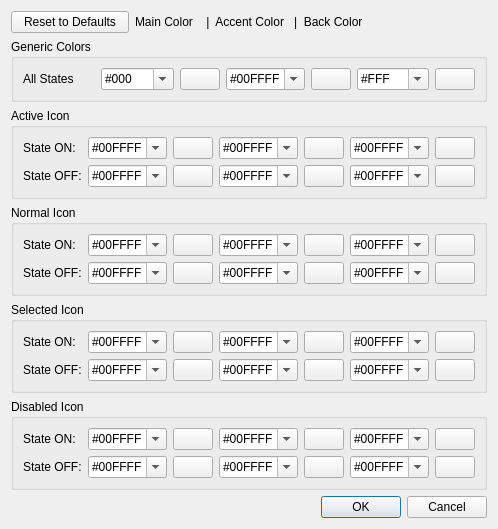
<?xml version="1.0" encoding="UTF-8"?>
<ui version="4.0">
 <class>LC_DlgIconsSetup</class>
 <widget class="QDialog" name="LC_DlgIconsSetup">
  <property name="geometry">
   <rect>
    <x>0</x>
    <y>0</y>
    <width>418</width>
    <height>514</height>
   </rect>
  </property>
  <property name="windowTitle">
   <string>Advanced Icons Styling</string>
  </property>
  <layout class="QGridLayout" name="gridLayout_6">
   <item row="5" column="0" colspan="3">
    <widget class="QGroupBox" name="groupBox_2">
     <property name="title">
      <string>Normal Icon</string>
     </property>
     <layout class="QGridLayout" name="gridLayout_2">
      <item row="0" column="0">
       <widget class="QLabel" name="label_6">
        <property name="text">
         <string>State ON: </string>
        </property>
       </widget>
      </item>
      <item row="0" column="1">
       <widget class="QComboBox" name="cbNormalOnMain">
        <property name="toolTip">
         <string>Color for start handle of entity</string>
        </property>
        <property name="accessibleDescription">
         <string notr="true"/>
        </property>
        <property name="editable">
         <bool>true</bool>
        </property>
        <property name="currentText">
         <string/>
        </property>
        <item>
         <property name="text">
          <string notr="true">#00FFFF</string>
         </property>
        </item>
       </widget>
      </item>
      <item row="0" column="2">
       <widget class="QPushButton" name="pbNormalOnMain">
        <property name="sizePolicy">
         <sizepolicy hsizetype="Maximum" vsizetype="Fixed">
          <horstretch>0</horstretch>
          <verstretch>0</verstretch>
         </sizepolicy>
        </property>
        <property name="toolTip">
         <string>Click to select color</string>
        </property>
        <property name="text">
         <string/>
        </property>
        <property name="icon">
         <iconset resource="../../../../../res/controls/controls.qrc">
          <normaloff>:/controls/colorxx.png</normaloff>:/controls/colorxx.png</iconset>
        </property>
       </widget>
      </item>
      <item row="0" column="3">
       <widget class="QComboBox" name="cbNormalOnAccent">
        <property name="toolTip">
         <string>Color for start handle of entity</string>
        </property>
        <property name="accessibleDescription">
         <string notr="true"/>
        </property>
        <property name="editable">
         <bool>true</bool>
        </property>
        <property name="currentText">
         <string/>
        </property>
        <item>
         <property name="text">
          <string notr="true">#00FFFF</string>
         </property>
        </item>
       </widget>
      </item>
      <item row="0" column="4">
       <widget class="QPushButton" name="pbNormalOnAccent">
        <property name="sizePolicy">
         <sizepolicy hsizetype="Maximum" vsizetype="Fixed">
          <horstretch>0</horstretch>
          <verstretch>0</verstretch>
         </sizepolicy>
        </property>
        <property name="toolTip">
         <string>Click to select color</string>
        </property>
        <property name="text">
         <string/>
        </property>
        <property name="icon">
         <iconset resource="../../../../../res/controls/controls.qrc">
          <normaloff>:/controls/colorxx.png</normaloff>:/controls/colorxx.png</iconset>
        </property>
       </widget>
      </item>
      <item row="0" column="7">
       <widget class="QPushButton" name="pbNormalOnBack">
        <property name="sizePolicy">
         <sizepolicy hsizetype="Maximum" vsizetype="Fixed">
          <horstretch>0</horstretch>
          <verstretch>0</verstretch>
         </sizepolicy>
        </property>
        <property name="toolTip">
         <string>Click to select color</string>
        </property>
        <property name="text">
         <string/>
        </property>
        <property name="icon">
         <iconset resource="../../../../../res/controls/controls.qrc">
          <normaloff>:/controls/colorxx.png</normaloff>:/controls/colorxx.png</iconset>
        </property>
       </widget>
      </item>
      <item row="1" column="0">
       <widget class="QLabel" name="label_7">
        <property name="text">
         <string>State OFF:</string>
        </property>
       </widget>
      </item>
      <item row="1" column="1">
       <widget class="QComboBox" name="cbNormalOffMain">
        <property name="toolTip">
         <string>Color for start handle of entity</string>
        </property>
        <property name="accessibleDescription">
         <string notr="true"/>
        </property>
        <property name="editable">
         <bool>true</bool>
        </property>
        <property name="currentText">
         <string/>
        </property>
        <item>
         <property name="text">
          <string notr="true">#00FFFF</string>
         </property>
        </item>
       </widget>
      </item>
      <item row="1" column="2">
       <widget class="QPushButton" name="pbNormalOffMain">
        <property name="sizePolicy">
         <sizepolicy hsizetype="Maximum" vsizetype="Fixed">
          <horstretch>0</horstretch>
          <verstretch>0</verstretch>
         </sizepolicy>
        </property>
        <property name="toolTip">
         <string>Click to select color</string>
        </property>
        <property name="text">
         <string/>
        </property>
        <property name="icon">
         <iconset resource="../../../../../res/controls/controls.qrc">
          <normaloff>:/controls/colorxx.png</normaloff>:/controls/colorxx.png</iconset>
        </property>
       </widget>
      </item>
      <item row="1" column="3">
       <widget class="QComboBox" name="cbNormalOffAccent">
        <property name="toolTip">
         <string>Color for start handle of entity</string>
        </property>
        <property name="accessibleDescription">
         <string notr="true"/>
        </property>
        <property name="editable">
         <bool>true</bool>
        </property>
        <property name="currentText">
         <string/>
        </property>
        <item>
         <property name="text">
          <string notr="true">#00FFFF</string>
         </property>
        </item>
       </widget>
      </item>
      <item row="1" column="4">
       <widget class="QPushButton" name="pbNormalOffAccent">
        <property name="sizePolicy">
         <sizepolicy hsizetype="Maximum" vsizetype="Fixed">
          <horstretch>0</horstretch>
          <verstretch>0</verstretch>
         </sizepolicy>
        </property>
        <property name="toolTip">
         <string>Click to select color</string>
        </property>
        <property name="text">
         <string/>
        </property>
        <property name="icon">
         <iconset resource="../../../../../res/controls/controls.qrc">
          <normaloff>:/controls/colorxx.png</normaloff>:/controls/colorxx.png</iconset>
        </property>
       </widget>
      </item>
      <item row="1" column="5">
       <widget class="QComboBox" name="cbNormalOffBack">
        <property name="toolTip">
         <string>Color for start handle of entity</string>
        </property>
        <property name="accessibleDescription">
         <string notr="true"/>
        </property>
        <property name="editable">
         <bool>true</bool>
        </property>
        <property name="currentText">
         <string/>
        </property>
        <item>
         <property name="text">
          <string notr="true">#00FFFF</string>
         </property>
        </item>
       </widget>
      </item>
      <item row="1" column="7">
       <widget class="QPushButton" name="pbNormalOffBack">
        <property name="sizePolicy">
         <sizepolicy hsizetype="Maximum" vsizetype="Fixed">
          <horstretch>0</horstretch>
          <verstretch>0</verstretch>
         </sizepolicy>
        </property>
        <property name="toolTip">
         <string>Click to select color</string>
        </property>
        <property name="text">
         <string/>
        </property>
        <property name="icon">
         <iconset resource="../../../../../res/controls/controls.qrc">
          <normaloff>:/controls/colorxx.png</normaloff>:/controls/colorxx.png</iconset>
        </property>
       </widget>
      </item>
      <item row="0" column="5">
       <widget class="QComboBox" name="cbNormalOnBack">
        <property name="toolTip">
         <string>Color for start handle of entity</string>
        </property>
        <property name="accessibleDescription">
         <string notr="true"/>
        </property>
        <property name="editable">
         <bool>true</bool>
        </property>
        <property name="currentText">
         <string/>
        </property>
        <item>
         <property name="text">
          <string notr="true">#00FFFF</string>
         </property>
        </item>
       </widget>
      </item>
     </layout>
    </widget>
   </item>
   <item row="3" column="0" colspan="3">
    <widget class="QGroupBox" name="groupBox_5">
     <property name="title">
      <string>Generic Colors</string>
     </property>
     <layout class="QGridLayout" name="gridLayout_5">
      <item row="0" column="6">
       <widget class="QPushButton" name="pbGenericBack">
        <property name="sizePolicy">
         <sizepolicy hsizetype="Maximum" vsizetype="Fixed">
          <horstretch>0</horstretch>
          <verstretch>0</verstretch>
         </sizepolicy>
        </property>
        <property name="toolTip">
         <string>Click to select color</string>
        </property>
        <property name="text">
         <string/>
        </property>
        <property name="icon">
         <iconset resource="../../../../../res/controls/controls.qrc">
          <normaloff>:/controls/colorxx.png</normaloff>:/controls/colorxx.png</iconset>
        </property>
       </widget>
      </item>
      <item row="0" column="3">
       <widget class="QComboBox" name="cbGenericAccent">
        <property name="toolTip">
         <string>Color for start handle of entity</string>
        </property>
        <property name="accessibleDescription">
         <string notr="true"/>
        </property>
        <property name="editable">
         <bool>true</bool>
        </property>
        <item>
         <property name="text">
          <string notr="true">#00FFFF</string>
         </property>
        </item>
       </widget>
      </item>
      <item row="0" column="0">
       <widget class="QLabel" name="label_12">
        <property name="text">
         <string>All States</string>
        </property>
       </widget>
      </item>
      <item row="0" column="2">
       <widget class="QPushButton" name="pbGenericMain">
        <property name="sizePolicy">
         <sizepolicy hsizetype="Maximum" vsizetype="Fixed">
          <horstretch>0</horstretch>
          <verstretch>0</verstretch>
         </sizepolicy>
        </property>
        <property name="toolTip">
         <string>Click to select color</string>
        </property>
        <property name="text">
         <string/>
        </property>
        <property name="icon">
         <iconset resource="../../../../../res/controls/controls.qrc">
          <normaloff>:/controls/colorxx.png</normaloff>:/controls/colorxx.png</iconset>
        </property>
       </widget>
      </item>
      <item row="0" column="1">
       <widget class="QComboBox" name="cbGenericMain">
        <property name="toolTip">
         <string>Color for start handle of entity</string>
        </property>
        <property name="accessibleDescription">
         <string notr="true"/>
        </property>
        <property name="editable">
         <bool>true</bool>
        </property>
        <item>
         <property name="text">
          <string notr="true">#000</string>
         </property>
        </item>
       </widget>
      </item>
      <item row="0" column="4">
       <widget class="QPushButton" name="pbGenericAccent">
        <property name="sizePolicy">
         <sizepolicy hsizetype="Maximum" vsizetype="Fixed">
          <horstretch>0</horstretch>
          <verstretch>0</verstretch>
         </sizepolicy>
        </property>
        <property name="toolTip">
         <string>Click to select color</string>
        </property>
        <property name="text">
         <string/>
        </property>
        <property name="icon">
         <iconset resource="../../../../../res/controls/controls.qrc">
          <normaloff>:/controls/colorxx.png</normaloff>:/controls/colorxx.png</iconset>
        </property>
       </widget>
      </item>
      <item row="0" column="5">
       <widget class="QComboBox" name="cbBackGeneric">
        <property name="toolTip">
         <string>Color for start handle of entity</string>
        </property>
        <property name="accessibleDescription">
         <string notr="true"/>
        </property>
        <property name="editable">
         <bool>true</bool>
        </property>
        <item>
         <property name="text">
          <string notr="true">#FFF</string>
         </property>
        </item>
       </widget>
      </item>
     </layout>
    </widget>
   </item>
   <item row="6" column="0" colspan="3">
    <widget class="QGroupBox" name="groupBox_4">
     <property name="title">
      <string>Selected Icon</string>
     </property>
     <layout class="QGridLayout" name="gridLayout_4">
      <item row="0" column="0">
       <widget class="QLabel" name="label_10">
        <property name="text">
         <string>State ON: </string>
        </property>
       </widget>
      </item>
      <item row="0" column="1">
       <widget class="QComboBox" name="cbSelectedOnMain">
        <property name="toolTip">
         <string>Color for start handle of entity</string>
        </property>
        <property name="accessibleDescription">
         <string notr="true"/>
        </property>
        <property name="editable">
         <bool>true</bool>
        </property>
        <property name="currentText">
         <string/>
        </property>
        <item>
         <property name="text">
          <string notr="true">#00FFFF</string>
         </property>
        </item>
       </widget>
      </item>
      <item row="0" column="2">
       <widget class="QPushButton" name="pbSelectedOnMain">
        <property name="sizePolicy">
         <sizepolicy hsizetype="Maximum" vsizetype="Fixed">
          <horstretch>0</horstretch>
          <verstretch>0</verstretch>
         </sizepolicy>
        </property>
        <property name="toolTip">
         <string>Click to select color</string>
        </property>
        <property name="text">
         <string/>
        </property>
        <property name="icon">
         <iconset resource="../../../../../res/controls/controls.qrc">
          <normaloff>:/controls/colorxx.png</normaloff>:/controls/colorxx.png</iconset>
        </property>
       </widget>
      </item>
      <item row="0" column="3">
       <widget class="QComboBox" name="cbSelectedOnAccent">
        <property name="toolTip">
         <string>Color for start handle of entity</string>
        </property>
        <property name="accessibleDescription">
         <string notr="true"/>
        </property>
        <property name="editable">
         <bool>true</bool>
        </property>
        <property name="currentText">
         <string/>
        </property>
        <item>
         <property name="text">
          <string notr="true">#00FFFF</string>
         </property>
        </item>
       </widget>
      </item>
      <item row="0" column="4">
       <widget class="QPushButton" name="pbSelectedOnAccent">
        <property name="sizePolicy">
         <sizepolicy hsizetype="Maximum" vsizetype="Fixed">
          <horstretch>0</horstretch>
          <verstretch>0</verstretch>
         </sizepolicy>
        </property>
        <property name="toolTip">
         <string>Click to select color</string>
        </property>
        <property name="text">
         <string/>
        </property>
        <property name="icon">
         <iconset resource="../../../../../res/controls/controls.qrc">
          <normaloff>:/controls/colorxx.png</normaloff>:/controls/colorxx.png</iconset>
        </property>
       </widget>
      </item>
      <item row="0" column="7">
       <widget class="QPushButton" name="pbSelectedOnBack">
        <property name="sizePolicy">
         <sizepolicy hsizetype="Maximum" vsizetype="Fixed">
          <horstretch>0</horstretch>
          <verstretch>0</verstretch>
         </sizepolicy>
        </property>
        <property name="toolTip">
         <string>Click to select color</string>
        </property>
        <property name="text">
         <string/>
        </property>
        <property name="icon">
         <iconset resource="../../../../../res/controls/controls.qrc">
          <normaloff>:/controls/colorxx.png</normaloff>:/controls/colorxx.png</iconset>
        </property>
       </widget>
      </item>
      <item row="1" column="0">
       <widget class="QLabel" name="label_11">
        <property name="text">
         <string>State OFF:</string>
        </property>
       </widget>
      </item>
      <item row="1" column="1">
       <widget class="QComboBox" name="cbSelectedOffMain">
        <property name="toolTip">
         <string>Color for start handle of entity</string>
        </property>
        <property name="accessibleDescription">
         <string notr="true"/>
        </property>
        <property name="editable">
         <bool>true</bool>
        </property>
        <property name="currentText">
         <string/>
        </property>
        <item>
         <property name="text">
          <string notr="true">#00FFFF</string>
         </property>
        </item>
       </widget>
      </item>
      <item row="1" column="2">
       <widget class="QPushButton" name="pbSelectedOffMain">
        <property name="sizePolicy">
         <sizepolicy hsizetype="Maximum" vsizetype="Fixed">
          <horstretch>0</horstretch>
          <verstretch>0</verstretch>
         </sizepolicy>
        </property>
        <property name="toolTip">
         <string>Click to select color</string>
        </property>
        <property name="text">
         <string/>
        </property>
        <property name="icon">
         <iconset resource="../../../../../res/controls/controls.qrc">
          <normaloff>:/controls/colorxx.png</normaloff>:/controls/colorxx.png</iconset>
        </property>
       </widget>
      </item>
      <item row="1" column="3">
       <widget class="QComboBox" name="cbSelectedOffAccent">
        <property name="toolTip">
         <string>Color for start handle of entity</string>
        </property>
        <property name="accessibleDescription">
         <string notr="true"/>
        </property>
        <property name="editable">
         <bool>true</bool>
        </property>
        <property name="currentText">
         <string/>
        </property>
        <item>
         <property name="text">
          <string notr="true">#00FFFF</string>
         </property>
        </item>
       </widget>
      </item>
      <item row="1" column="4">
       <widget class="QPushButton" name="pbSelectedOffAccent">
        <property name="sizePolicy">
         <sizepolicy hsizetype="Maximum" vsizetype="Fixed">
          <horstretch>0</horstretch>
          <verstretch>0</verstretch>
         </sizepolicy>
        </property>
        <property name="toolTip">
         <string>Click to select color</string>
        </property>
        <property name="text">
         <string/>
        </property>
        <property name="icon">
         <iconset resource="../../../../../res/controls/controls.qrc">
          <normaloff>:/controls/colorxx.png</normaloff>:/controls/colorxx.png</iconset>
        </property>
       </widget>
      </item>
      <item row="1" column="5">
       <widget class="QComboBox" name="cbSelectedOffBack">
        <property name="toolTip">
         <string>Color for start handle of entity</string>
        </property>
        <property name="accessibleDescription">
         <string notr="true"/>
        </property>
        <property name="editable">
         <bool>true</bool>
        </property>
        <property name="currentText">
         <string/>
        </property>
        <item>
         <property name="text">
          <string notr="true">#00FFFF</string>
         </property>
        </item>
       </widget>
      </item>
      <item row="1" column="7">
       <widget class="QPushButton" name="pbSelectedOffBack">
        <property name="sizePolicy">
         <sizepolicy hsizetype="Maximum" vsizetype="Fixed">
          <horstretch>0</horstretch>
          <verstretch>0</verstretch>
         </sizepolicy>
        </property>
        <property name="toolTip">
         <string>Click to select color</string>
        </property>
        <property name="text">
         <string/>
        </property>
        <property name="icon">
         <iconset resource="../../../../../res/controls/controls.qrc">
          <normaloff>:/controls/colorxx.png</normaloff>:/controls/colorxx.png</iconset>
        </property>
       </widget>
      </item>
      <item row="0" column="5">
       <widget class="QComboBox" name="cbSelectedOnBack">
        <property name="toolTip">
         <string>Color for start handle of entity</string>
        </property>
        <property name="accessibleDescription">
         <string notr="true"/>
        </property>
        <property name="editable">
         <bool>true</bool>
        </property>
        <property name="currentText">
         <string/>
        </property>
        <item>
         <property name="text">
          <string notr="true">#00FFFF</string>
         </property>
        </item>
       </widget>
      </item>
     </layout>
    </widget>
   </item>
   <item row="2" column="1">
    <widget class="QLabel" name="label">
     <property name="text">
      <string>Main Color    |  Accent Color   |  Back Color</string>
     </property>
    </widget>
   </item>
   <item row="4" column="0" colspan="3">
    <widget class="QGroupBox" name="groupBox">
     <property name="title">
      <string>Active Icon</string>
     </property>
     <layout class="QGridLayout" name="gridLayout">
      <item row="0" column="2">
       <widget class="QPushButton" name="pbActiveOnMain">
        <property name="sizePolicy">
         <sizepolicy hsizetype="Maximum" vsizetype="Fixed">
          <horstretch>0</horstretch>
          <verstretch>0</verstretch>
         </sizepolicy>
        </property>
        <property name="toolTip">
         <string>Click to select color</string>
        </property>
        <property name="text">
         <string/>
        </property>
        <property name="icon">
         <iconset resource="../../../../../res/controls/controls.qrc">
          <normaloff>:/controls/colorxx.png</normaloff>:/controls/colorxx.png</iconset>
        </property>
       </widget>
      </item>
      <item row="0" column="7">
       <widget class="QPushButton" name="pbActiveOnBack">
        <property name="sizePolicy">
         <sizepolicy hsizetype="Maximum" vsizetype="Fixed">
          <horstretch>0</horstretch>
          <verstretch>0</verstretch>
         </sizepolicy>
        </property>
        <property name="toolTip">
         <string>Click to select color</string>
        </property>
        <property name="text">
         <string/>
        </property>
        <property name="icon">
         <iconset resource="../../../../../res/controls/controls.qrc">
          <normaloff>:/controls/colorxx.png</normaloff>:/controls/colorxx.png</iconset>
        </property>
       </widget>
      </item>
      <item row="1" column="5">
       <widget class="QComboBox" name="cbActiveOffBack">
        <property name="toolTip">
         <string>Color for start handle of entity</string>
        </property>
        <property name="accessibleDescription">
         <string notr="true"/>
        </property>
        <property name="editable">
         <bool>true</bool>
        </property>
        <property name="currentText">
         <string/>
        </property>
        <item>
         <property name="text">
          <string notr="true">#00FFFF</string>
         </property>
        </item>
       </widget>
      </item>
      <item row="0" column="3">
       <widget class="QComboBox" name="cbActiveOnAccent">
        <property name="toolTip">
         <string>Color for start handle of entity</string>
        </property>
        <property name="accessibleDescription">
         <string notr="true"/>
        </property>
        <property name="editable">
         <bool>true</bool>
        </property>
        <property name="currentText">
         <string/>
        </property>
        <item>
         <property name="text">
          <string notr="true">#00FFFF</string>
         </property>
        </item>
       </widget>
      </item>
      <item row="1" column="7">
       <widget class="QPushButton" name="pbActiveOffBack">
        <property name="sizePolicy">
         <sizepolicy hsizetype="Maximum" vsizetype="Fixed">
          <horstretch>0</horstretch>
          <verstretch>0</verstretch>
         </sizepolicy>
        </property>
        <property name="toolTip">
         <string>Click to select color</string>
        </property>
        <property name="text">
         <string/>
        </property>
        <property name="icon">
         <iconset resource="../../../../../res/controls/controls.qrc">
          <normaloff>:/controls/colorxx.png</normaloff>:/controls/colorxx.png</iconset>
        </property>
       </widget>
      </item>
      <item row="1" column="1">
       <widget class="QComboBox" name="cbActiveOffMain">
        <property name="toolTip">
         <string>Color for start handle of entity</string>
        </property>
        <property name="accessibleDescription">
         <string notr="true"/>
        </property>
        <property name="editable">
         <bool>true</bool>
        </property>
        <property name="currentText">
         <string/>
        </property>
        <item>
         <property name="text">
          <string notr="true">#00FFFF</string>
         </property>
        </item>
       </widget>
      </item>
      <item row="1" column="2">
       <widget class="QPushButton" name="pbActiveOffMain">
        <property name="sizePolicy">
         <sizepolicy hsizetype="Maximum" vsizetype="Fixed">
          <horstretch>0</horstretch>
          <verstretch>0</verstretch>
         </sizepolicy>
        </property>
        <property name="toolTip">
         <string>Click to select color</string>
        </property>
        <property name="text">
         <string/>
        </property>
        <property name="icon">
         <iconset resource="../../../../../res/controls/controls.qrc">
          <normaloff>:/controls/colorxx.png</normaloff>:/controls/colorxx.png</iconset>
        </property>
       </widget>
      </item>
      <item row="1" column="3">
       <widget class="QComboBox" name="cbActiveOffAccent">
        <property name="toolTip">
         <string>Color for start handle of entity</string>
        </property>
        <property name="accessibleDescription">
         <string notr="true"/>
        </property>
        <property name="editable">
         <bool>true</bool>
        </property>
        <property name="currentText">
         <string/>
        </property>
        <item>
         <property name="text">
          <string notr="true">#00FFFF</string>
         </property>
        </item>
       </widget>
      </item>
      <item row="0" column="0">
       <widget class="QLabel" name="label_4">
        <property name="text">
         <string>State ON: </string>
        </property>
       </widget>
      </item>
      <item row="0" column="5">
       <widget class="QComboBox" name="cbActiveOnBack">
        <property name="toolTip">
         <string>Color for start handle of entity</string>
        </property>
        <property name="accessibleDescription">
         <string notr="true"/>
        </property>
        <property name="editable">
         <bool>true</bool>
        </property>
        <property name="currentText">
         <string/>
        </property>
        <item>
         <property name="text">
          <string notr="true">#00FFFF</string>
         </property>
        </item>
       </widget>
      </item>
      <item row="1" column="4">
       <widget class="QPushButton" name="pbActiveOffAccent">
        <property name="sizePolicy">
         <sizepolicy hsizetype="Maximum" vsizetype="Fixed">
          <horstretch>0</horstretch>
          <verstretch>0</verstretch>
         </sizepolicy>
        </property>
        <property name="toolTip">
         <string>Click to select color</string>
        </property>
        <property name="text">
         <string/>
        </property>
        <property name="icon">
         <iconset resource="../../../../../res/controls/controls.qrc">
          <normaloff>:/controls/colorxx.png</normaloff>:/controls/colorxx.png</iconset>
        </property>
       </widget>
      </item>
      <item row="1" column="0">
       <widget class="QLabel" name="label_5">
        <property name="text">
         <string>State OFF:</string>
        </property>
       </widget>
      </item>
      <item row="0" column="1">
       <widget class="QComboBox" name="cbActiveOnMain">
        <property name="toolTip">
         <string>Color for start handle of entity</string>
        </property>
        <property name="accessibleDescription">
         <string notr="true"/>
        </property>
        <property name="editable">
         <bool>true</bool>
        </property>
        <property name="currentText">
         <string/>
        </property>
        <item>
         <property name="text">
          <string notr="true">#00FFFF</string>
         </property>
        </item>
       </widget>
      </item>
      <item row="0" column="4">
       <widget class="QPushButton" name="pbActiveOnAccent">
        <property name="sizePolicy">
         <sizepolicy hsizetype="Maximum" vsizetype="Fixed">
          <horstretch>0</horstretch>
          <verstretch>0</verstretch>
         </sizepolicy>
        </property>
        <property name="toolTip">
         <string>Click to select color</string>
        </property>
        <property name="text">
         <string/>
        </property>
        <property name="icon">
         <iconset resource="../../../../../res/controls/controls.qrc">
          <normaloff>:/controls/colorxx.png</normaloff>:/controls/colorxx.png</iconset>
        </property>
       </widget>
      </item>
     </layout>
    </widget>
   </item>
   <item row="7" column="0" colspan="3">
    <widget class="QGroupBox" name="groupBox_3">
     <property name="title">
      <string>Disabled Icon</string>
     </property>
     <layout class="QGridLayout" name="gridLayout_3">
      <item row="0" column="0">
       <widget class="QLabel" name="label_8">
        <property name="text">
         <string>State ON: </string>
        </property>
       </widget>
      </item>
      <item row="0" column="1">
       <widget class="QComboBox" name="cbDisabledOnMain">
        <property name="toolTip">
         <string>Color for start handle of entity</string>
        </property>
        <property name="accessibleDescription">
         <string notr="true"/>
        </property>
        <property name="editable">
         <bool>true</bool>
        </property>
        <property name="currentText">
         <string/>
        </property>
        <item>
         <property name="text">
          <string notr="true">#00FFFF</string>
         </property>
        </item>
       </widget>
      </item>
      <item row="0" column="2">
       <widget class="QPushButton" name="pbDisabledOnMain">
        <property name="sizePolicy">
         <sizepolicy hsizetype="Maximum" vsizetype="Fixed">
          <horstretch>0</horstretch>
          <verstretch>0</verstretch>
         </sizepolicy>
        </property>
        <property name="toolTip">
         <string>Click to select color</string>
        </property>
        <property name="text">
         <string/>
        </property>
        <property name="icon">
         <iconset resource="../../../../../res/controls/controls.qrc">
          <normaloff>:/controls/colorxx.png</normaloff>:/controls/colorxx.png</iconset>
        </property>
       </widget>
      </item>
      <item row="0" column="3">
       <widget class="QComboBox" name="cbDisabledOnAccent">
        <property name="toolTip">
         <string>Color for start handle of entity</string>
        </property>
        <property name="accessibleDescription">
         <string notr="true"/>
        </property>
        <property name="editable">
         <bool>true</bool>
        </property>
        <property name="currentText">
         <string/>
        </property>
        <item>
         <property name="text">
          <string notr="true">#00FFFF</string>
         </property>
        </item>
       </widget>
      </item>
      <item row="0" column="4">
       <widget class="QPushButton" name="pbDisabledOnAccent">
        <property name="sizePolicy">
         <sizepolicy hsizetype="Maximum" vsizetype="Fixed">
          <horstretch>0</horstretch>
          <verstretch>0</verstretch>
         </sizepolicy>
        </property>
        <property name="toolTip">
         <string>Click to select color</string>
        </property>
        <property name="text">
         <string/>
        </property>
        <property name="icon">
         <iconset resource="../../../../../res/controls/controls.qrc">
          <normaloff>:/controls/colorxx.png</normaloff>:/controls/colorxx.png</iconset>
        </property>
       </widget>
      </item>
      <item row="0" column="7">
       <widget class="QPushButton" name="pbDisabledOnBack">
        <property name="sizePolicy">
         <sizepolicy hsizetype="Maximum" vsizetype="Fixed">
          <horstretch>0</horstretch>
          <verstretch>0</verstretch>
         </sizepolicy>
        </property>
        <property name="toolTip">
         <string>Click to select color</string>
        </property>
        <property name="text">
         <string/>
        </property>
        <property name="icon">
         <iconset resource="../../../../../res/controls/controls.qrc">
          <normaloff>:/controls/colorxx.png</normaloff>:/controls/colorxx.png</iconset>
        </property>
       </widget>
      </item>
      <item row="1" column="0">
       <widget class="QLabel" name="label_9">
        <property name="text">
         <string>State OFF:</string>
        </property>
       </widget>
      </item>
      <item row="1" column="1">
       <widget class="QComboBox" name="cbDisabledOffMain">
        <property name="toolTip">
         <string>Color for start handle of entity</string>
        </property>
        <property name="accessibleDescription">
         <string notr="true"/>
        </property>
        <property name="editable">
         <bool>true</bool>
        </property>
        <property name="currentText">
         <string/>
        </property>
        <item>
         <property name="text">
          <string notr="true">#00FFFF</string>
         </property>
        </item>
       </widget>
      </item>
      <item row="1" column="2">
       <widget class="QPushButton" name="pbDisabledOffMain">
        <property name="sizePolicy">
         <sizepolicy hsizetype="Maximum" vsizetype="Fixed">
          <horstretch>0</horstretch>
          <verstretch>0</verstretch>
         </sizepolicy>
        </property>
        <property name="toolTip">
         <string>Click to select color</string>
        </property>
        <property name="text">
         <string/>
        </property>
        <property name="icon">
         <iconset resource="../../../../../res/controls/controls.qrc">
          <normaloff>:/controls/colorxx.png</normaloff>:/controls/colorxx.png</iconset>
        </property>
       </widget>
      </item>
      <item row="1" column="3">
       <widget class="QComboBox" name="cbDisabledOffAccent">
        <property name="toolTip">
         <string>Color for start handle of entity</string>
        </property>
        <property name="accessibleDescription">
         <string notr="true"/>
        </property>
        <property name="editable">
         <bool>true</bool>
        </property>
        <property name="currentText">
         <string/>
        </property>
        <item>
         <property name="text">
          <string notr="true">#00FFFF</string>
         </property>
        </item>
       </widget>
      </item>
      <item row="1" column="4">
       <widget class="QPushButton" name="pbDisabledOffAccent">
        <property name="sizePolicy">
         <sizepolicy hsizetype="Maximum" vsizetype="Fixed">
          <horstretch>0</horstretch>
          <verstretch>0</verstretch>
         </sizepolicy>
        </property>
        <property name="toolTip">
         <string>Click to select color</string>
        </property>
        <property name="text">
         <string/>
        </property>
        <property name="icon">
         <iconset resource="../../../../../res/controls/controls.qrc">
          <normaloff>:/controls/colorxx.png</normaloff>:/controls/colorxx.png</iconset>
        </property>
       </widget>
      </item>
      <item row="1" column="5">
       <widget class="QComboBox" name="cbDisabledOffBack">
        <property name="toolTip">
         <string>Color for start handle of entity</string>
        </property>
        <property name="accessibleDescription">
         <string notr="true"/>
        </property>
        <property name="editable">
         <bool>true</bool>
        </property>
        <property name="currentText">
         <string/>
        </property>
        <item>
         <property name="text">
          <string notr="true">#00FFFF</string>
         </property>
        </item>
       </widget>
      </item>
      <item row="1" column="7">
       <widget class="QPushButton" name="pbDisabledOffBack">
        <property name="sizePolicy">
         <sizepolicy hsizetype="Maximum" vsizetype="Fixed">
          <horstretch>0</horstretch>
          <verstretch>0</verstretch>
         </sizepolicy>
        </property>
        <property name="toolTip">
         <string>Click to select color</string>
        </property>
        <property name="text">
         <string/>
        </property>
        <property name="icon">
         <iconset resource="../../../../../res/controls/controls.qrc">
          <normaloff>:/controls/colorxx.png</normaloff>:/controls/colorxx.png</iconset>
        </property>
       </widget>
      </item>
      <item row="0" column="5">
       <widget class="QComboBox" name="cbDisabledOnBack">
        <property name="toolTip">
         <string>Color for start handle of entity</string>
        </property>
        <property name="accessibleDescription">
         <string notr="true"/>
        </property>
        <property name="editable">
         <bool>true</bool>
        </property>
        <property name="currentText">
         <string/>
        </property>
        <item>
         <property name="text">
          <string notr="true">#00FFFF</string>
         </property>
        </item>
       </widget>
      </item>
     </layout>
    </widget>
   </item>
   <item row="9" column="0" colspan="3">
    <widget class="QDialogButtonBox" name="buttonBox">
     <property name="orientation">
      <enum>Qt::Horizontal</enum>
     </property>
     <property name="standardButtons">
      <set>QDialogButtonBox::Cancel|QDialogButtonBox::Ok</set>
     </property>
     <property name="centerButtons">
      <bool>false</bool>
     </property>
    </widget>
   </item>
   <item row="2" column="0">
    <widget class="QPushButton" name="pbResetToDefaults">
     <property name="text">
      <string>Reset to Defaults</string>
     </property>
    </widget>
   </item>
  </layout>
 </widget>
 <resources>
  <include location="../../../../../res/controls/controls.qrc"/>
  <include location="../../../../../res/controls/controls.qrc"/>
 </resources>
 <connections>
  <connection>
   <sender>buttonBox</sender>
   <signal>accepted()</signal>
   <receiver>LC_DlgIconsSetup</receiver>
   <slot>accept()</slot>
   <hints>
    <hint type="sourcelabel">
     <x>248</x>
     <y>254</y>
    </hint>
    <hint type="destinationlabel">
     <x>157</x>
     <y>274</y>
    </hint>
   </hints>
  </connection>
  <connection>
   <sender>buttonBox</sender>
   <signal>rejected()</signal>
   <receiver>LC_DlgIconsSetup</receiver>
   <slot>reject()</slot>
   <hints>
    <hint type="sourcelabel">
     <x>316</x>
     <y>260</y>
    </hint>
    <hint type="destinationlabel">
     <x>286</x>
     <y>274</y>
    </hint>
   </hints>
  </connection>
 </connections>
</ui>
